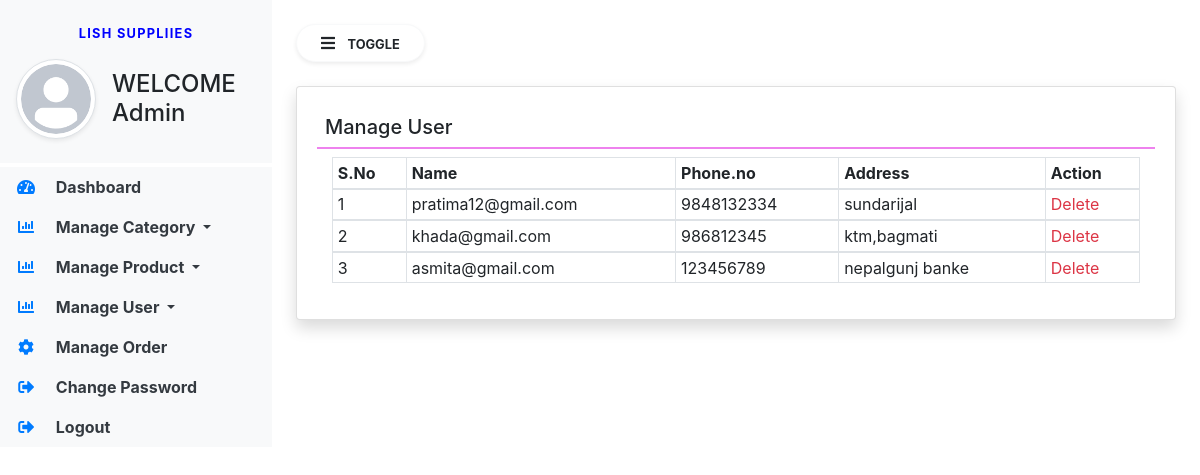
/dashboard/vuser/, run on the app's committed database.
### lishapp/models.py (models this page shows, shortened)
class UserProfile(models.Model):
    user = models.ForeignKey(User,on_delete=models.CASCADE,null=False,blank=False,default=False)
    phoneno=models.CharField(max_length=10,null=False,blank=False,unique=True)
    address=models.CharField(max_length=100,null=False,blank=False)

### lishapp/views.py (the view)
# urls.py: path("dashboard/vuser/",views.vuser,name="dashboard-vuser"),
def vuser(request):
    User =UserProfile.objects.all()
    return render(request,"manage_user.html", locals())

### lishapp/templates/manage_user.html
{% extends "admin-base.html" %}
{% block main %}
<div class="card shadow">
<div class="card-body">
<h5 class="p-2"style="border-bottom: 2px solid Violet;">Manage User  </h5>
<div class="container-fluid">
<table class="table table-bordered table-sm">
<thead>
<tr>
<th>S.No</th>
<th>Name</th>
<th>Phone.no</th>
<th>Address</th>
<th>Action</th>
</tr>
</thead>
{% for i in User %}
<tbody>
<tr>
<td>{{forloop.counter}} </td>
<td>{{i.user}}</td>
<td>{{i.phoneno}}</td>
<td>{{i.address}}</td>
    <td>
                        <a href="/duser/{{i.id}}/" class="text-danger"
                           onclick="return confirm('Are You Sure?')">Delete</a></td>
</tr>
{% endfor %}
</tbody>
</table>
</div>
</div>
</div>
{% endblock %}

### data on the page
UserProfile: user "pratima12@gmail.com", phoneno "9848132334", address "sundarijal"
UserProfile: user "khada@gmail.com", phoneno "986812345", address "ktm,bagmati"
UserProfile: user "asmita@gmail.com", phoneno "123456789", address "nepalgunj banke"
